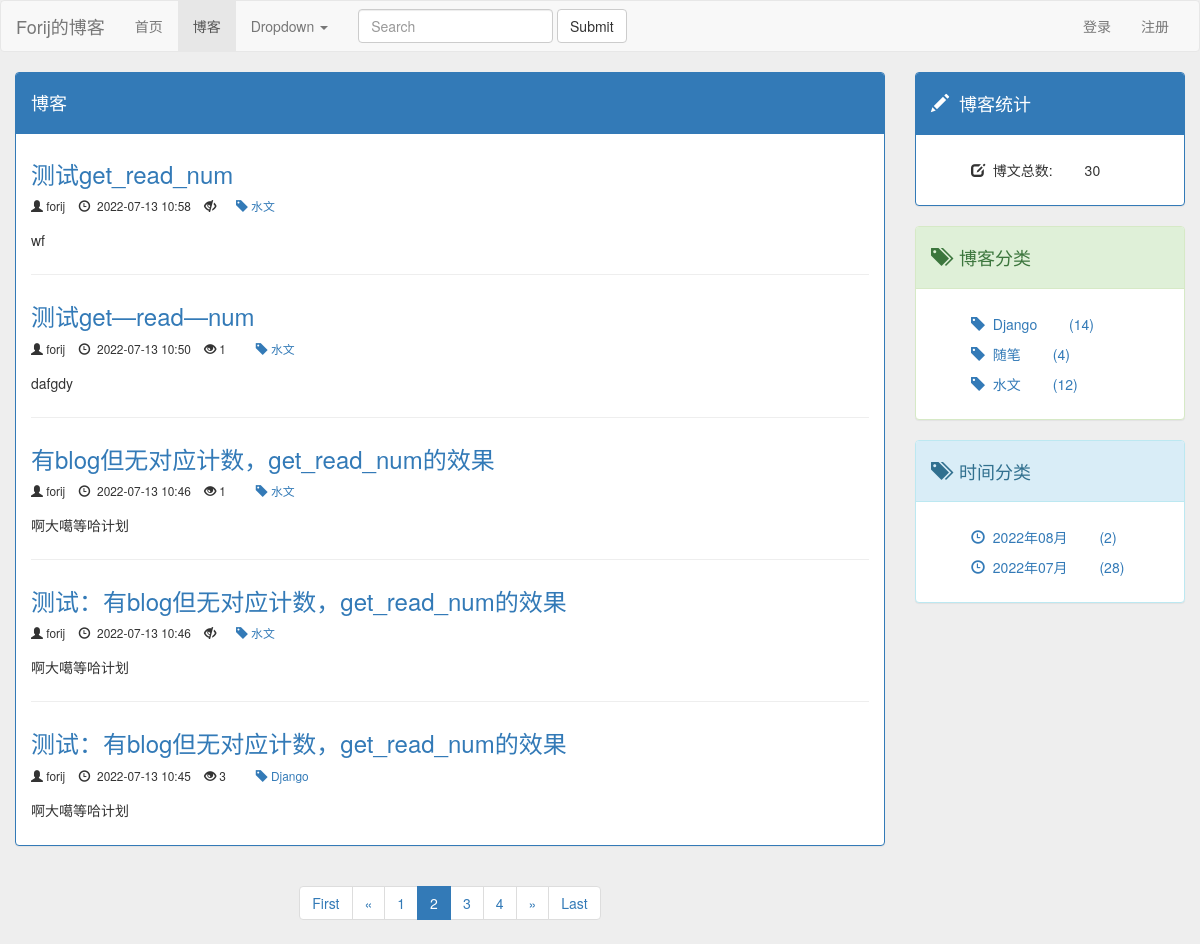
Screenshot of /blog/?page=2 with the database file from the repository.
### blog/models.py (models this page shows, shortened)
class Blog(models.Model,ReadNumExpand):
    title = models.CharField(max_length=50)
    blog_type = models.ForeignKey(BlogType ,on_delete=models.DO_NOTHING)
    content = RichTextUploadingField()
    author = models.ForeignKey(User ,on_delete=models.DO_NOTHING)
    created_time = models.DateTimeField(auto_now_add=True)
    last_updated_time = models.DateTimeField(auto_now=True)
    class Meta:
        ordering = ['-created_time']

class BlogType(models.Model):
    type_name = models.CharField(max_length=15)
    def __str__(self):
        return self.type_name

### read_count/models.py (models this page shows)
class ReadNum(models.Model):
    read_num = models.IntegerField(default=0)
    content_type = models.ForeignKey(ContentType, on_delete=models.DO_NOTHING)
    object_id = models.PositiveIntegerField()
    content_object = GenericForeignKey('content_type', 'object_id')

### blog/views.py (the view)
# urls.py: path('',views.blog_list,name = 'blog_list'),
def blog_list(request):
    blogs = Blog.objects.all()        # 获取需要的博文们blogs
    context = get_blog_list_common(request,blogs)   # 对blogs进行分页处理留一些必要的参数
    return render(request,'blog/blog_list.html', context)

### read_count/models.py (called while the page is built)
    def get_read_num(self):
        try:
            blog_obj = ContentType.objects.get_for_model(self)
            readNum_obj = ReadNum.objects.get(content_type=blog_obj,object_id=self.id)
        except exceptions.ObjectDoesNotExist:# 查询，结果不存在该博文计数信息,给该博文创建计数信息，默认值为0
            readNum_obj = ReadNum.objects.create(content_type=blog_obj,object_id=self.id)
        return readNum_obj.read_num

### templates/blog/blog_list.html (shortened to what this page needs)
{% extends 'base.html' %}
{% load staticfiles %}
{% block head_extends %}
    <link rel="stylesheet" href="{% static 'css/blog.css' %}">
{% endblock %}
{% block nav_blog_active %}active{% endblock %}
{% block content %}
    <div class="row">
        <div class="col-xs-12 col-sm-8 col-md-9 col-lg-9">
            <div class="panel panel-primary">
                <div class="panel-heading">
                    <h4>
                        {% block blog_type %}
                            博客
                        {% endblock %}
                    </h4>
                </div>
                <div class="panel-body">
                    {% for blog in page_of_blogs.object_list %}
                        <div class="blog">
                            <h3>
                                <a href="{% url 'blog:blog_detail' blog.id %}">
                                    {{ blog.title }}
                                </a>
                            </h3>
                            <small>
                                <div class="blog_info">
                                <span class="glyphicon glyphicon-user" aria-hidden="true"></span>&nbsp;{{ blog.author }}&nbsp;&nbsp;&nbsp;
                                <span class="glyphicon glyphicon-time" aria-hidden="true"></span>&nbsp{{ blog.created_time|date:" Y-m-d H:i" }}&nbsp;&nbsp;&nbsp;
                                {% if blog.get_read_num %}
                                    <span class="glyphicon glyphicon-eye-open" aria-hidden="true"></span>&nbsp;{{ blog.get_read_num }}&nbsp;&nbsp;&nbsp;
                                {% else %}
                                    <span class="glyphicon glyphicon-eye-close" aria-hidden="true"></span>
                                {% endif %}&nbsp;&nbsp;&nbsp;&nbsp;
                                <a href="{% url 'blog:blog_relevant' blog.blog_type.id %}">
                                    <span class="glyphicon glyphicon-tag" aria-hidden="true"></span>&nbsp;{{ blog.blog_type }}
                                </a>&nbsp;&nbsp;&nbsp;
                                </div>
                            </small>
                            <p>{{ blog.content|safe|truncatechars_html:100 }}</p>
                        </div>
                    {% empty %}
                        <div class="blog">
                            <h3>尚无文章，敬请期待</h3>
                        </div>
                    {% endfor %}
                </div>
            </div>
            <div class="mypaginator">
              <ul class="pagination">
                <li>
                    <a href="?page=1">
                        <span aria-hidden="true">First</span>
                    </a>
                </li>
                <li>
                    {% if page_of_blogs.has_previous %}
                    <a href="?page={{ page_of_blogs.previous_page_number }}" aria-label="Previous">
                        <span aria-hidden="true">&laquo;</span>
                    </a>
                    {% else %}
                        <span aria-hidden="true">&laquo;</span>
                    {% endif %}
                </li>
                {% for page_num in page_range %}
                    {% if page_num == page_of_blogs.number %}
                        <li class="active">
                            <span>{{ page_num }}</span>
                        </li>
                    {% else %}
                        <li>
                            <a href="?page={{ page_num }}">{{ page_num }}</a>
                        </li>
                    {% endif %}
                {% endfor %}
                <li>
                    {% if page_of_blogs.has_next %}
                    <a href="?page={{ page_of_blogs.next_page_number }}" aria-label="Next">
                        <span aria-hidden="true">&raquo;</span>
                    </a>
                    {% else %}
                    <span aria-hidden="true">&raquo;</span>
                    {% endif %}
                </li>
                <li>
                    <a href="?page={{ page_of_blogs.paginator.num_pages }}">
                        <span aria-hidden="true">Last</span>
                    </a>
                </li>
              </ul>
            </div>
        </div>
        <div class="hidden-xs col-sm-4 col-md-3 col-lg-3">
            <div class="panel panel-primary">
                <div class="panel-heading">
                    <h4><span class="glyphicon glyphicon-pencil" aria-hidden="true"></span>&nbsp;&nbsp;博客统计</h4>
                </div>
                <div class="panel-body">
                    <ul class="blog_type">
                            <li>
                                    <span class="glyphicon glyphicon-edit" aria-hidden="true"></span>&nbsp;
                                    {% block blog_number_totle %}
                                        博文总数:
                                    {% endblock %}
                                <span style="margin-left: 2em">{{ page_of_blogs.paginator.count }}</span>
                            </li>
                    </ul>
                </div>
            </div>
            <div class="panel panel-success">
                <div class="panel-heading">
                    <h4><span class="glyphicon glyphicon-tags" aria-hidden="true"></span>&nbsp;&nbsp;博客分类</h4>
                </div>
                <div class="panel-body">
                    <ul class="blog_type">
                        {% for blog_type in blog_types %}
                            <li>
                                <a href="{% url 'blog:blog_relevant' blog_type.id %}">
                                    <span class="glyphicon glyphicon-tag" aria-hidden="true"></span>&nbsp;
                                    {{ blog_type.type_name }}
                                    <span style="margin-left: 2em">({{ blog_type.blog_count }})</span>
                                </a>
                            </li>
                        {% empty %}
                            <li>暂无博客分类</li>
                        {% endfor %}
                    </ul>
                </div>
            </div>
            <div class="panel panel-info">
                <div class="panel-heading">
                    <h4><span class="glyphicon glyphicon-tags" aria-hidden="true"></span>&nbsp;&nbsp;时间分类</h4>
                </div>
                <div class="panel-body">
                    <ul class="blog_type">
                        {% for blog_date,blog_count in blog_dates.items %}
                            <li>
                                <a href="{% url 'blog:blog_date' blog_date.year blog_date.month %}">
                                    <span class="glyphicon glyphicon-time" aria-hidden="true"></span>&nbsp;
                                    {{ blog_date|date:" Y年m月" }}
                                    <span style="margin-left: 2em">({{ blog_count }})</span>
                                </a>
                            </li>
                        {% empty %}
                            <li>暂无博客分类</li>
                        {% endfor %}
                    </ul>
                </div>
            </div>
        </div>
    </div>
{% endblock %}

### static/css/base.css (style rules this page uses)
body { background-color: #eee; }
ul { list-style-type: none; }

### static/css/blog.css (style rules this page uses)
.blog_type li { margin-top: 10px; }
.blog:not(:last-child) { margin-bottom: 2em; padding-bottom: 1em; border-bottom: 1px solid #eee; }
.blog h3 { margin-top: 0.5em; }
.blog_info { padding-bottom: 6px; }
.mypaginator { text-align: center; }

### rows the page displays
Blog: title "测试get_read_num", author "forij", created_time "2022-07-13 10:58", blog_type "水文", content "wf"
Blog: title "测试get—read—num", author "forij", created_time "2022-07-13 10:50", get_read_num "1", blog_type "水文", content "dafgdy"
Blog: title "有blog但无对应计数，get_read_num的效果", author "forij", created_time "2022-07-13 10:46", get_read_num "1", blog_type "水文", content "啊大噶等哈计划"
Blog: title "测试：有blog但无对应计数，get_read_num的效果", author "forij", created_time "2022-07-13 10:46", blog_type "水文", content "啊大噶等哈计划"
Blog: title "测试：有blog但无对应计数，get_read_num的效果", author "forij", created_time "2022-07-13 10:45", get_read_num "3", blog_type "Django", content "啊大噶等哈计划"
BlogType: type_name "Django", blog_count "14"
BlogType: type_name "随笔", blog_count "4"
BlogType: type_name "水文", blog_count "12"

### other values shown
{{ page_num }} "1" "3" "4"
{{ page_num }} "2"
{{ page_of_blogs.paginator.count }} "30"
{{ blog_date|date:" Y年m月" }} "2022年08月" "2022年07月"
{{ blog_count }} "2" "28"
